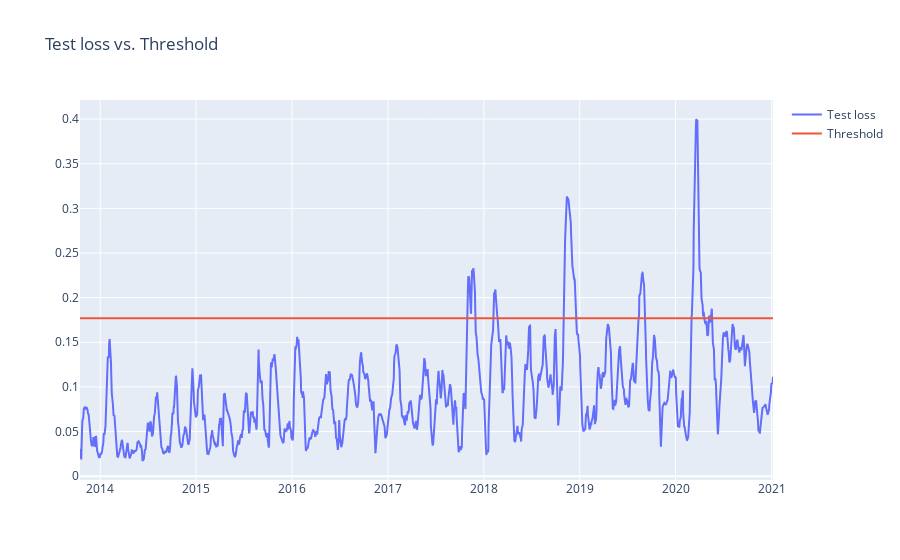

The code cell stored with this chart in its notebook:
### Code cell
test_score_df = pd.DataFrame(test[TIME_STEPS:])
test_score_df['loss'] = test_mae_loss
test_score_df['threshold'] = threshold
test_score_df['anomaly'] = test_score_df['loss'] > test_score_df['threshold']
test_score_df['Close'] = test[TIME_STEPS:]['Close']

fig = go.Figure()
fig.add_trace(go.Scatter(x=test_score_df['Date'], y=test_score_df['loss'], name='Test loss'))
fig.add_trace(go.Scatter(x=test_score_df['Date'], y=test_score_df['threshold'], name='Threshold'))
fig.update_layout(showlegend=True, title='Test loss vs. Threshold')
fig.show()

### Figure 1 — Plotly figure (JSON) as saved in the notebook; plotly's stock layout.template omitted (floating-point values rounded to 4 significant figures; data arrays with more than 128 entries replaced by an {"elided": "..."} marker saying what was removed)
{"data": [{"name": "Test loss", "type": "scatter", "x": {"elided": "1819 str values"}, "y": {"elided": "1819 float values"}}, {"name": "Threshold", "type": "scatter", "x": {"elided": "1819 str values"}, "y": {"elided": "1819 float values"}}], "layout": {"showlegend": true, "title": {"text": "Test loss vs. Threshold"}}}
